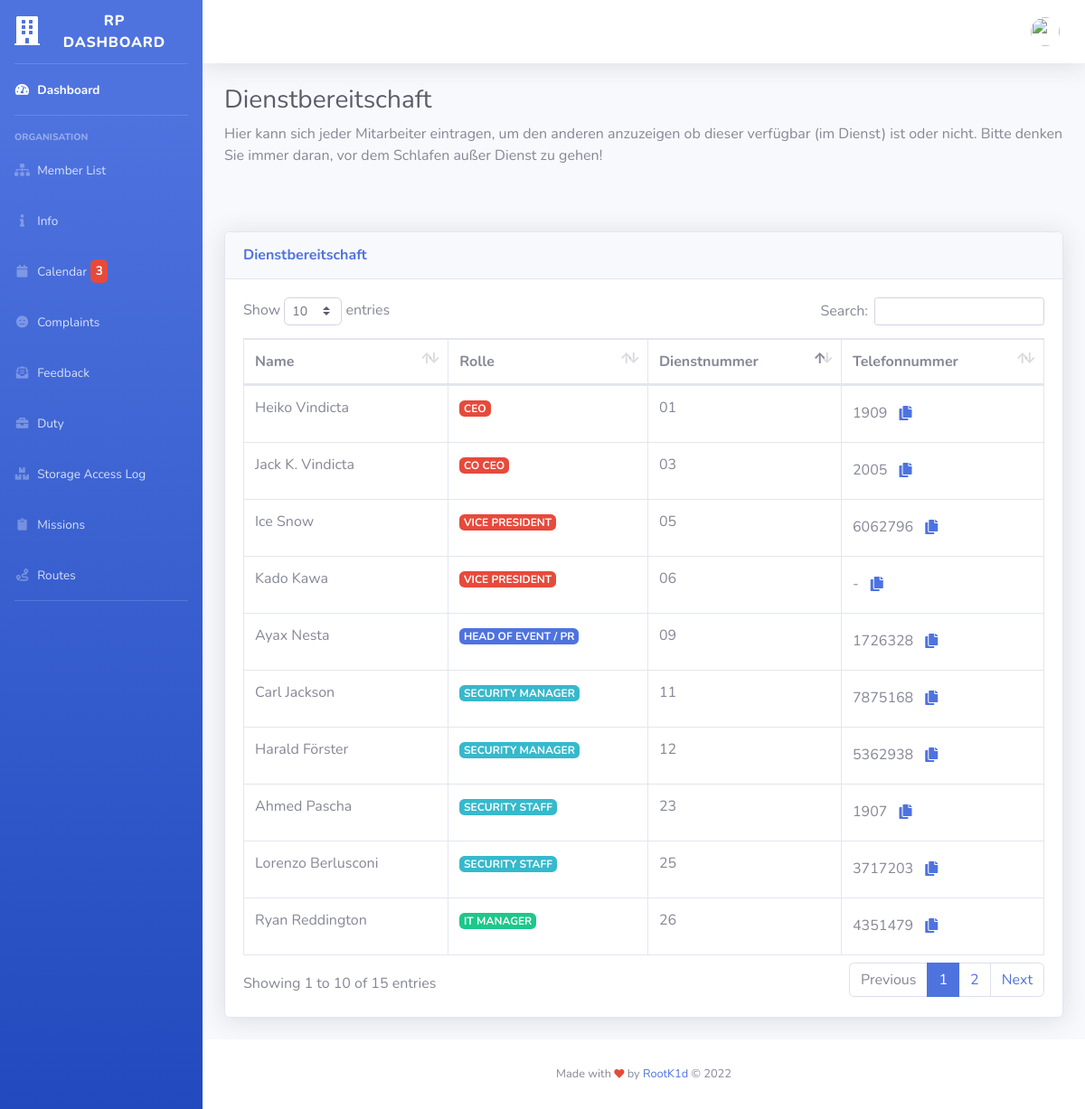
Screenshot of /pages/duty.php with the database file from the repository.
### tables this page shows
CREATE TABLE `users` (
  `id` varchar(18) NOT NULL,
  `username` text NOT NULL,
  `password` text NOT NULL,
  `role` text NOT NULL,
  `birthday` text NOT NULL,
  `aboutme` text NOT NULL,
  `usersince` text NOT NULL,
  `fullname` text NOT NULL,
  `duty` text NOT NULL,
  `phone` text NOT NULL,
  `number` text NOT NULL
);

### pages/duty.php (the view, shortened to what this page needs)
<?php
$conn=new mysqli('localhost', 'root', '1001010mM', 'arcadius');
?>
<!DOCTYPE html>
<html lang="en">
<head>
    <link href="../vendor/fontawesome-free/css/all.min.css" rel="stylesheet" type="text/css">
    <link href="../css/sb-admin-2.min.css" rel="stylesheet">
    <link href="../vendor/datatables/dataTables.bootstrap4.min.css" rel="stylesheet">
</head>
<body id="page-top">
    <div id="wrapper">
        <?php
        include("../templates/sidenav.php");
        ?>
        <div id="content-wrapper" class="d-flex flex-column">
            <div id="content">
                <?php include("../templates/navbar.php") ?>
                <div class="container-fluid">
                    <h1 class="h3 mb-2 text-gray-800">Dienstbereitschaft</h1>
                    <p class="mb-4">Hier kann sich jeder Mitarbeiter eintragen, um den anderen anzuzeigen ob dieser verfügbar (im Dienst) ist oder nicht. Bitte denken Sie immer daran, vor dem Schlafen außer Dienst zu gehen!</p>
                        <br>
                        <br>
                    <div class="card shadow mb-4">
                        <div class="card-header py-3">
                            <h6 class="m-0 font-weight-bold text-primary">Dienstbereitschaft <br></h6>
                        </div>
                        <div class="card-body">
                            <div class="table-responsive">
                                <table class="table table-bordered" id="dataTable" width="100%" cellspacing="0">
                                    <thead>
                                        <tr>
                                            <th>Name</th>
                                            <th>Rolle</th>
                                            <th>Dienstnummer</th>
                                            <th>Telefonnummer</th>
                                        </tr>
                                    </thead>
                                    <tbody>
                                        <?php
                                        $sql="SELECT * FROM users WHERE duty = 'on'";
                                        $result=$conn->query($sql);
                                        while ($row = $result->fetch_assoc()) {
                                            if (strpos($row['role'], 'ceo') !== false || $row['role'] == "rechte hand" || $row['role'] == "vice president") {
                                                $color = "danger";
                                            } else if ($row['role'] == "it manager" || $row['role'] == "it staff" || $row['role'] == "it trainee") {
                                                $color = "success";
                                            } else if (strpos($row['role'], 'club') !== false) {
                                                $color = "warning";
                                            } else if (strpos($row['role'], 'event') !== false) {
                                                $color = "primary";
                                            } else {
                                                $color = "info";
                                            }
                                            echo'
                                            <tr>
                                            <td>'. $row['fullname'] .'</td>
                                            <td><span class="badge badge-' . $color .'">'. strtoupper($row['role']) .'</span></td>
                                            <td>'. $row['number'] .'</td>
                                            <td>'. $row['phone'] .'<button class="btn text-primary" data-toggle="tooltip" data-placement="top" onClick="toClipboard(' . $row['phone'] .')" title="Telefonnummer in Zwischenablage kopieren"><i class="fa fa-copy"></i></button></td>
                                            </tr>
                                            ';
                                        }
                                        ?>
                                    </tbody>
                                </table>
                            </div>
                        </div>
                    </div>
                </div>
            </div>
            <?php include("../templates/footer.php") ?>
        </div>
    </div>
</body>
</html>

### rows the page displays
users: fullname "Ryan Reddington", role "IT MANAGER", number "26", phone "4351479"
users: fullname "Heiko Vindicta", role "CEO", number "01", phone "1909"
users: fullname "Harald Förster", role "SECURITY MANAGER", number "12", phone "5362938"
users: fullname "Jack K. Vindicta", role "CO CEO", number "03", phone "2005"
users: fullname "Ice Snow", role "VICE PRESIDENT", number "05", phone "6062796"
users: fullname "Lorenzo Berlusconi", role "SECURITY STAFF", number "25", phone "3717203"
users: fullname "Ahmed Pascha", role "SECURITY STAFF", number "23", phone "1907"
users: fullname "Ayax Nesta", role "HEAD OF EVENT / PR", number "09", phone "1726328"
users: fullname "Kado Kawa", role "VICE PRESIDENT", number "06", phone "-"
users: fullname "Carl Jackson", role "SECURITY MANAGER", number "11", phone "7875168"

### other values shown
$eventAmount "3"
